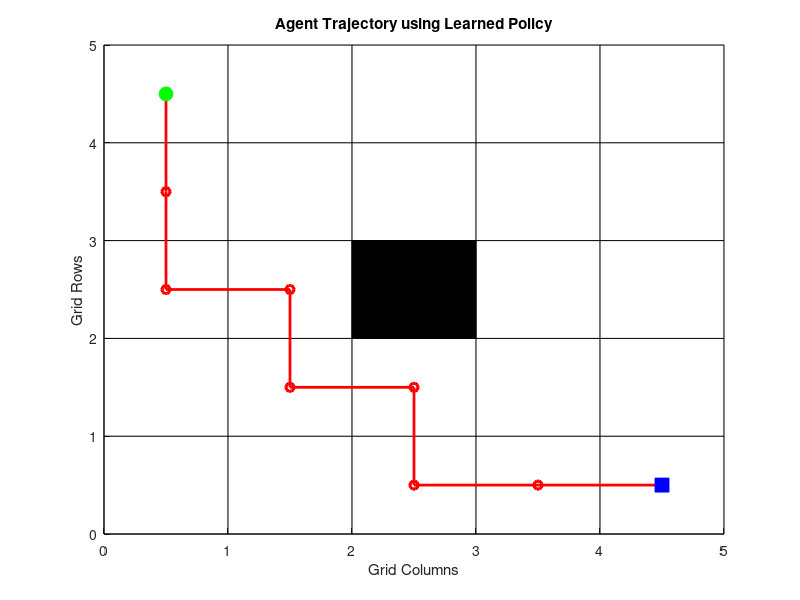

Here is the MATLAB script that generated this plot:
% Policy Gradient Reinforcement Learning Example in MATLAB
% REINFORCE Algorithm in a Gridworld Environment

% Clear workspace and command window
clear; clc; close all;

%% 1. Define the Gridworld Environment

% Grid size
gridRows = 5;
gridCols = 5;

% Define the state space
numStates = gridRows * gridCols;

% Define actions: Up, Down, Left, Right
actions = {'U', 'D', 'L', 'R'};
numActions = length(actions);

% Define the reward structure
% -1 for each step, +10 for reaching the goal, -10 for hitting an obstacle
stepReward = -1;
goalReward = 10;
obstacleReward = -10;

% Define the goal state and obstacles
goalState = sub2ind([gridRows, gridCols], 5, 5); % Bottom-right corner
obstacles = [sub2ind([gridRows, gridCols], 3, 3)]; % Obstacle at (3,3)

% Transition function will be defined in the 'step' function

%% 2. Initialize Policy Parameters

% Policy parameters (theta) for each state-action pair
theta = zeros(numStates, numActions);

% Learning rate
alpha = 0.01;

% Discount factor
gamma = 0.99;

% Number of episodes
numEpisodes = 1000;

% Softmax function for policy
softmax = @(x) exp(x) ./ sum(exp(x));

%% 3. Define Helper Functions

% Function to get state index from coordinates
coord2state = @(row, col) sub2ind([gridRows, gridCols], row, col);

% Function to choose an action based on policy
function action = chooseAction(state, theta, actions)
    preferences = theta(state, :);
    probs = exp(preferences) / sum(exp(preferences));
    action = actions{randsample(1:length(actions), 1, true, probs)};
end

% Function to take a step in the environment
function [nextState, reward, done] = step(state, action, gridRows, gridCols, goalState, obstacles, stepReward, goalReward, obstacleReward)
    [row, col] = ind2sub([gridRows, gridCols], state);
    switch action
        case 'U'
            row = max(row - 1, 1);
        case 'D'
            row = min(row + 1, gridRows);
        case 'L'
            col = max(col - 1, 1);
        case 'R'
            col = min(col + 1, gridCols);
    end
    nextState = sub2ind([gridRows, gridCols], row, col);
    if ismember(nextState, obstacles)
        reward = obstacleReward;
        done = true;
    elseif nextState == goalState
        reward = goalReward;
        done = true;
    else
        reward = stepReward;
        done = false;
    end
end

%% 4. Training Loop

for episode = 1:numEpisodes
    % Initialize state
    state = coord2state(1, 1); % Start at top-left corner
    done = false;
    trajectory = [];
    rewards = [];
    states = [];
    actionsTaken = [];
    
    % Generate an episode
    while ~done
        % Choose action based on current policy
        action = chooseAction(state, theta, actions);
        
        % Take action, observe next state and reward
        [nextState, rewardReceived, done] = step(state, action, gridRows, gridCols, goalState, obstacles, stepReward, goalReward, obstacleReward);
        
        % Store the trajectory
        trajectory = [trajectory; state, find(strcmp(actions, action)), rewardReceived];
        rewards = [rewards; rewardReceived];
        states = [states; state];
        actionsTaken = [actionsTaken; find(strcmp(actions, action))];
        
        % Move to next state
        state = nextState;
    end
    
    % Compute returns (cumulative discounted rewards)
    G = zeros(size(rewards));
    Gt = 0;
    for t = length(rewards):-1:1
        Gt = rewards(t) + gamma * Gt;
        G(t) = Gt;
    end
    
    % Update policy parameters using REINFORCE
    for t = 1:length(states)
        s = states(t);
        a = actionsTaken(t);
        % Compute policy probabilities
        preferences = theta(s, :);
        probs = exp(preferences) / sum(exp(preferences));
        % Gradient ascent step
        grad = -probs;
        grad(a) = grad(a) + 1;
        theta(s, :) = theta(s, :) + alpha * gamma^(t-1) * G(t) * grad;
    end
    
    % Optionally, print progress
    if mod(episode, 100) == 0
        fprintf('Episode %d/%d completed.\n', episode, numEpisodes);
    end
end

%% 5. Testing the Learned Policy

% Display the learned policy
policy = cell(gridRows, gridCols);
for s = 1:numStates
    preferences = theta(s, :);
    [~, a_idx] = max(preferences);
    [row, col] = ind2sub([gridRows, gridCols], s);
    if s == goalState
        policy{row, col} = 'G'; % Goal
    elseif ismember(s, obstacles)
        policy{row, col} = 'X'; % Obstacle
    else
        policy{row, col} = actions{a_idx};
    end
end

% Display the policy grid
disp('Learned Policy:');
for i = 1:gridRows
    for j = 1:gridCols
        fprintf('%s\t', policy{i, j});
    end
    fprintf('\n');
end

%% 6. Visualizing an Episode with the Learned Policy

state = coord2state(1, 1); % Start at top-left corner
done = false;
trajectory = [state];
while ~done
    % Choose action based on learned policy
    preferences = theta(state, :);
    [~, a_idx] = max(preferences);
    action = actions{a_idx};
    
    % Take action
    [nextState, ~, done] = step(state, action, gridRows, gridCols, goalState, obstacles, stepReward, goalReward, obstacleReward);
    
    % Store the trajectory
    trajectory = [trajectory; nextState];
    
    % Move to next state
    state = nextState;
end

% Plot the trajectory
figure;
hold on;
% Plot grid lines
for i = 0:gridRows
    plot([0, gridCols], [i, i], 'k');
end
for j = 0:gridCols
    plot([j, j], [0, gridRows], 'k');
end
% Plot obstacles
for idx = obstacles
    [row, col] = ind2sub([gridRows, gridCols], idx);
    rectangle('Position', [col - 1, gridRows - row, 1, 1], 'FaceColor', 'k');
end
% Plot trajectory
for t = 1:length(trajectory)-1
    [row1, col1] = ind2sub([gridRows, gridCols], trajectory(t));
    [row2, col2] = ind2sub([gridRows, gridCols], trajectory(t+1));
    plot([col1 - 0.5, col2 - 0.5], [gridRows - row1 + 0.5, gridRows - row2 + 0.5], 'ro-', 'LineWidth', 2);
end
% Plot start and goal
[start_row, start_col] = ind2sub([gridRows, gridCols], trajectory(1));
[goal_row, goal_col] = ind2sub([gridRows, gridCols], goalState);
plot(start_col - 0.5, gridRows - start_row + 0.5, 'go', 'MarkerSize', 10, 'MarkerFaceColor', 'g');
plot(goal_col - 0.5, gridRows - goal_row + 0.5, 'bs', 'MarkerSize', 10, 'MarkerFaceColor', 'b');

xlim([0, gridCols]);
ylim([0, gridRows]);
xlabel('Grid Columns');
ylabel('Grid Rows');
title('Agent Trajectory using Learned Policy');
grid on;
set(gca, 'YDir', 'normal');
hold off;
